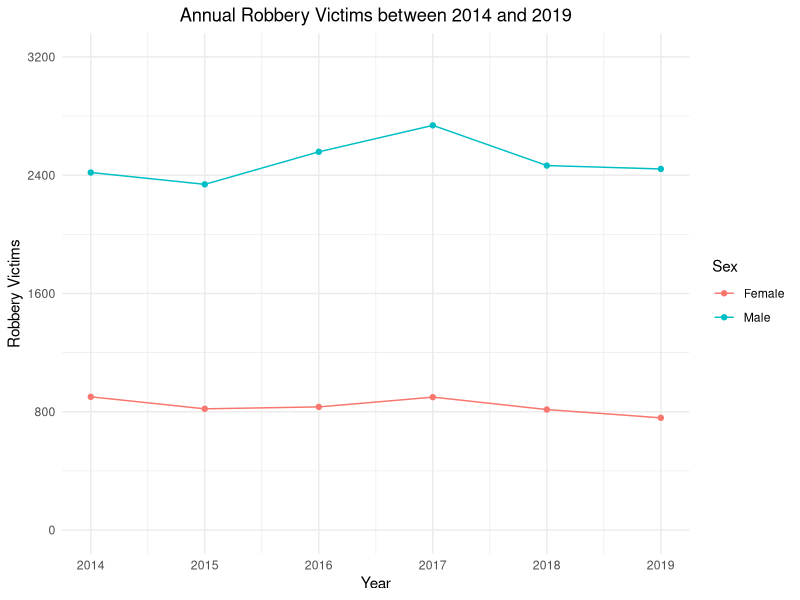
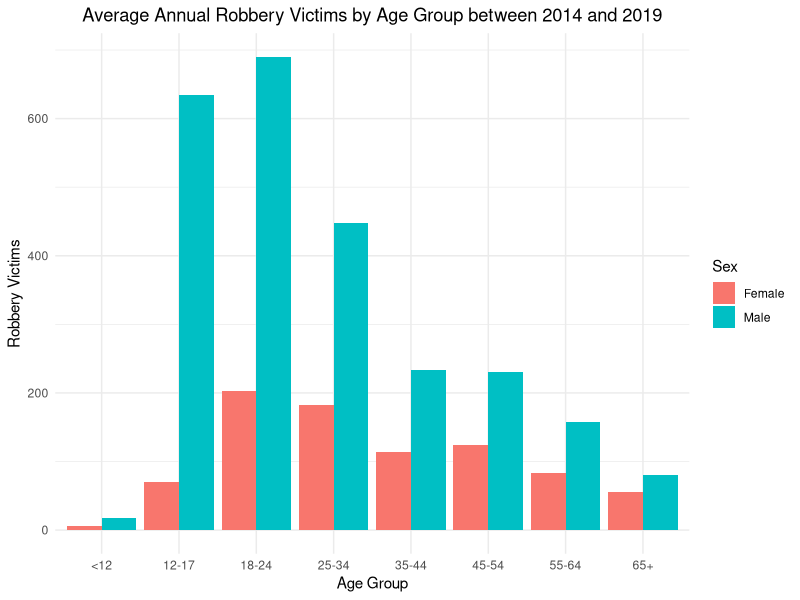

Recreate these plots in R, in order.
## ---- chunk 1
# Referenced the following link to add new line: https://stackoverflow.com/questions/33191744/how-to-add-new-line-in-markdown-presentation

# workspace set up
knitr::opts_chunk$set(echo = TRUE)

library(tidyverse)
library(bookdown)
library(palmerpenguins)
library(scales)
library(here)
library(kableExtra)
## ---- chunk 2
# read the cleaned data from inputs/data
victims_data <- read_csv(here::here("inputs/data/toronto_crime_victims_data.csv"))
## ---- chunk 3

# Get the number of years included in the dataset
year <- length(unique(victims_data$ReportedYear))

# Obtain the table about the annual average number of victims across all crime types by sex
victims_by_sex <- 
  victims_data %>%
  group_by( Sex) %>% 
  summarise(
    Annual_Victims = sum( Count_)/ year
  ) %>% 
  mutate(across(where(is.numeric),round, 0))

# Obtain the table about the annual average number of victims for only robbery victims by sex
robbery_by_sex <- 
  victims_data %>%
  filter( Subtype == "Robbery") %>% 
  group_by( Sex) %>% 
  summarise( 
    Robbery_Victims = sum( Count_) / year
  ) %>% 
  mutate(across(where(is.numeric),round, 0))

# Join the above tables and also calculate the percentage of robbery victims cross all victims 
# Referenced the following link to convert a decimal number into percentage https://stackoverflow.com/questions/7145826/how-to-format-a-number-as-percentage-in-r
robbery_data <- victims_by_sex %>% 
  left_join( robbery_by_sex, by = "Sex") %>% 
  mutate( Percentage_of_Robbery_Victims = percent(Robbery_Victims / Annual_Victims, accuracy = 0.01))

# Display the table result  
# Referenced the following link to format the table https://bookdown.org/yihui/rmarkdown-cookbook/kableextra.html 
# Referenced the following link to hold the position of the table: https://stackoverflow.com/questions/53153537/rmarkdown-setting-the-position-of-kable 
robbery_data %>% 
  knitr::kable(
    col.names = c("Sex", "Crime Victims", "Robbery Victims", "Percentage of Robbery Victims"),
    align = "cccc",
    caption = "Average Annual Crime Victims between 2014 and 2019") %>% 
  kable_styling(latex_options = "hold_position")
## ---- chunk 4
robbery_by_year <- 
  victims_data %>% 
  filter( Subtype == "Robbery") %>% 
  group_by( ReportedYear, Sex) %>% 
  summarise(
    robbery_year = sum( Count_)
  )

# Referenced the following link to center the title: https://stackoverflow.com/questions/40675778/center-plot-title-in-ggplot2
# Referenced the following link to control the ticks https://r4ds.had.co.nz/graphics-for-communication.html
ggplot( data = robbery_by_year, mapping =  aes(x = ReportedYear, y = robbery_year) ) +
  geom_line( aes( color = Sex)) +
  geom_point( aes( color = Sex)) +
  theme_minimal() +
  coord_cartesian( ylim = c(0,3200)) +
  theme(plot.title = element_text(hjust = 0.5)) +
  labs(
    title = "Annual Robbery Victims between 2014 and 2019",
    x = "Year",
    y = "Robbery Victims"
  ) +
  scale_y_continuous(breaks = seq(0,3200, by = 800))
  
## ---- chunk 5
# Obtain the table about the annual average robbery victims by sex and age group
robbery_Victims_sexage <- 
  victims_data %>% 
  filter( Subtype == "Robbery") %>% 
  group_by( AgeCohort, Sex) %>% 
  summarise(
    Victims_by_SexAge = sum( Count_ ) / year
  ) %>% 
  mutate(across(where(is.numeric),round, 0))

# Using bar chart to display the result

ggplot( data = robbery_Victims_sexage ) +
  geom_col(mapping = aes(x = AgeCohort, y = Victims_by_SexAge, fill = Sex), position = "dodge" ) +
  theme_minimal() +
  theme(plot.title = element_text(hjust = 0.5)) +
  labs(
    title = "Average Annual Robbery Victims by Age Group between 2014 and 2019",
    x = "Age Group",
    y = "Robbery Victims"
  )
